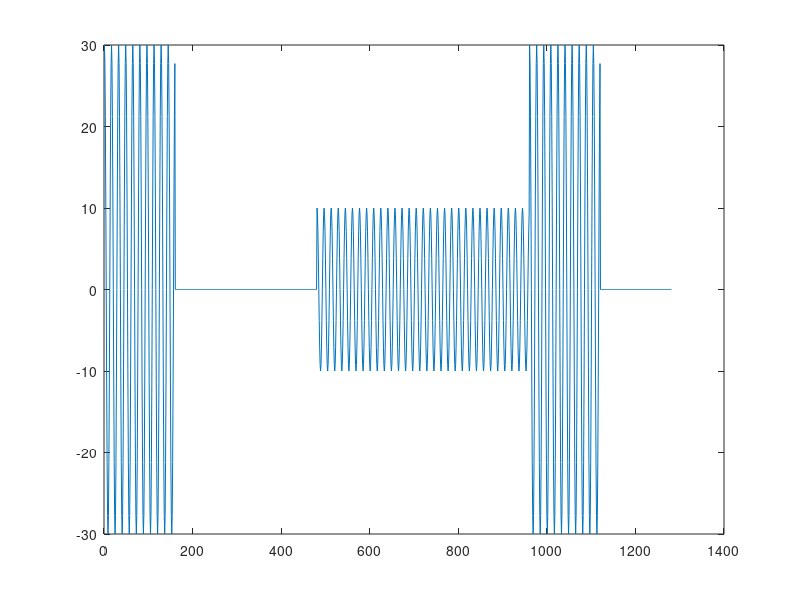

This chart was generated by the following MATLAB code:


fc = 10000; 
fs = 16 * fc;
dataRate = 1000;
nBits = 16;
SymbolRate = 2;
nSymbols = nBits / SymbolRate;
SignalLength = fs*nSymbols/dataRate+1; 
SymbolStream = zeros(1, SignalLength);
Symbol = zeros(1,nSymbols);
Amp = 10;
Data = round(rand(1,nBits));
t = 0: 1/fs : nSymbols/dataRate;
Carrier = Amp .* cos(2*pi*fc*t);

for k = 1: nSymbols
    Symbol(k) = Data(2*k-1)*2+Data(2*k);
end

for k = 1: SignalLength - 1
    
    SymbolStream(k) = Symbol(ceil(k*dataRate/fs));
end
SymbolStream(SignalLength) = SymbolStream(SignalLength - 1);


wave1 = Carrier.* SymbolStream;


%define 6th order LP butterworth filter with 0.2 normalized cutoff frequency
[b,a] = butter(6, 0.2);
[c,d] = butter(6, 0.2, 'high');


%figure(1);
subplot(111);title('wave 1');plot(wave1);

% Display and compare results
%hfvt = fvtool(b,a,'FrequencyScale','log');
